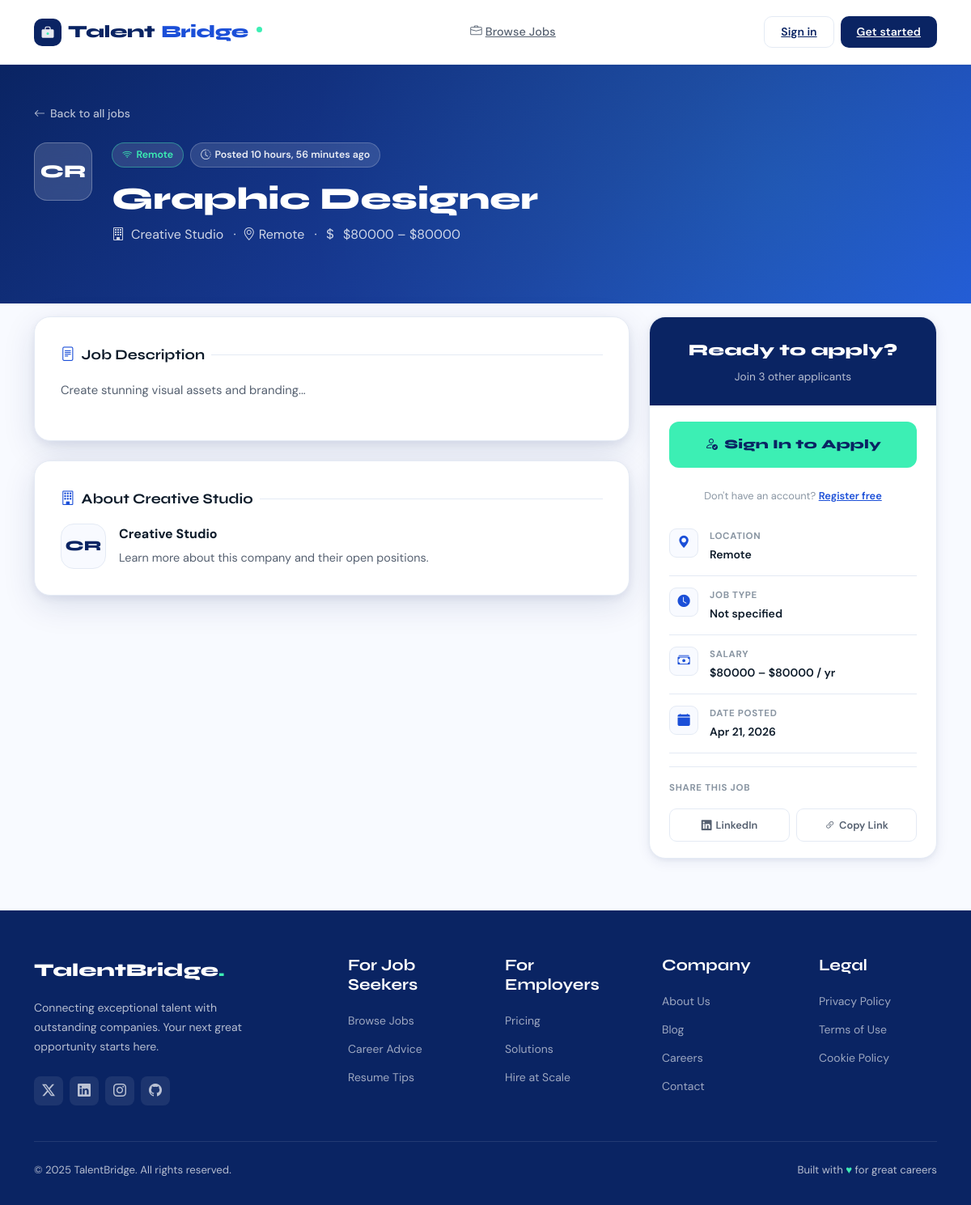
Page /job/8/ on the committed database.
### jobs/models.py (models this page shows, shortened)
class Job(models.Model):
    JOB_TYPE_CHOICES = [
        ("full_time", "Full-time"),
        ("part_time", "Part-time"),
        ("contract", "Contract"),
        ("freelance", "Freelance"),
        ("internship", "Internship"),
    ]
    EXPERIENCE_LEVEL_CHOICES = [
        ("entry", "Entry Level"),
        ("mid", "Mid Level"),
        ("senior", "Senior"),
        ("lead", "Lead / Manager"),
    ]
    title = models.CharField(max_length=200)
    description = models.TextField()
    company = models.CharField(max_length=100)
    location = models.CharField(max_length=100)
    job_type = models.CharField(max_length=20, choices=JOB_TYPE_CHOICES, blank=True)
    category = models.ForeignKey(Category, on_delete=models.SET_NULL, null=True, blank=True)
    experience_level = models.CharField(
        max_length=20, choices=EXPERIENCE_LEVEL_CHOICES, blank=True
    )
    is_remote = models.BooleanField(default=False)
    salary_min = models.DecimalField(max_digits=10, decimal_places=2, null=True, blank=True)
    salary_max = models.DecimalField(max_digits=10, decimal_places=2, null=True, blank=True)
    deadline = models.DateField(null=True, blank=True)
    requirements = models.TextField(blank=True)
    benefits = models.TextField(blank=True)
    salary = models.DecimalField(max_digits=10, decimal_places=2, null=True, blank=True)
    posted_by = models.ForeignKey(User, on_delete=models.CASCADE)
    created_at = models.DateTimeField(auto_now_add=True)
    updated_at = models.DateTimeField(auto_now=True)

### jobs/views.py (the view)
# urls.py: path('job/<int:pk>/', views.job_detail, name='job_detail'),
def job_detail(request, pk):
    job = get_object_or_404(Job, pk=pk)
    has_applied = False
    if request.user.is_authenticated:
        has_applied = Application.objects.filter(job=job, applicant=request.user).exists()
    return render(
        request,
        "jobs/job_detail.html",
        {"job": job, "has_applied": has_applied, "already_applied": has_applied},
    )

### jobs/templates/jobs/job_detail.html (shortened to what this page needs)
{% extends 'base.html' %}
{% block page_header %}
<div class="job-hero">
    <div class="container position-relative">
        <a href="{% url 'job_list' %}" class="back-link">
            <i class="bi bi-arrow-left"></i>Back to all jobs
        </a>
        <div class="d-flex align-items-start gap-4">
            <div class="company-logo-lg">{{ job.company|slice:":2"|upper }}</div>
            <div class="flex-grow-1">
                <div class="d-flex flex-wrap gap-2 mb-3">
                    {% if job.is_remote %}
                    <span class="hero-badge" style="border-color:rgba(60,239,180,0.4);color:var(--accent);"><i class="bi bi-wifi"></i>Remote</span>
                    {% endif %}
                    <span class="hero-badge"><i class="bi bi-clock-history"></i>Posted {{ job.created_at|timesince }} ago</span>
                </div>
                <h1 style="font-size:clamp(1.6rem,4vw,2.4rem);font-weight:800;color:#fff;margin-bottom:8px;line-height:1.2;">
                    {{ job.title }}
                </h1>
                <div style="color:rgba(255,255,255,0.8);font-size:1rem;">
                    <i class="bi bi-building me-2"></i>{{ job.company }}
                    {% if job.location %}
                    <span class="mx-2">·</span><i class="bi bi-geo-alt me-1"></i>{{ job.location }}
                    {% endif %}
                    {% if job.salary_min or job.salary_max %}
                    <span class="mx-2">·</span><i class="bi bi-currency-dollar me-1"></i>
                    {% if job.salary_min %}${{ job.salary_min|floatformat:0 }}{% endif %}
                    {% if job.salary_min and job.salary_max %} – {% endif %}
                    {% if job.salary_max %}${{ job.salary_max|floatformat:0 }}{% endif %}
                    {% endif %}
                </div>
            </div>
        </div>
    </div>
</div>
{% endblock %}
{% block content %}
<div class="detail-container">
    <div class="row g-4">
        <div class="col-lg-8">
            <div class="detail-card animate-in">
                <div class="detail-card-inner">
                    <div class="section-heading">
                        <i class="bi bi-file-text" style="color:var(--primary-light);"></i>
                        Job Description
                    </div>
                    <div class="job-description-body">
                        {{ job.description|linebreaks }}
                    </div>
                </div>
            </div>
            <div class="detail-card animate-in animate-delay-2 mt-4">
                <div class="detail-card-inner">
                    <div class="section-heading">
                        <i class="bi bi-building" style="color:var(--primary-light);"></i>
                        About {{ job.company }}
                    </div>
                    <div class="d-flex align-items-start gap-3">
                        <div class="company-logo-lg" style="width:56px;height:56px;font-size:1.1rem;background:var(--surface);color:var(--primary);border:1.5px solid var(--border);">
                            {{ job.company|slice:":2"|upper }}
                        </div>
                        <div>
                            <div style="font-weight:700;font-size:1rem;margin-bottom:4px;">{{ job.company }}</div>
                            <p style="color:var(--text-secondary);font-size:0.9rem;line-height:1.7;margin-bottom:0;">
                                {{ job.company_description|default:"Learn more about this company and their open positions." }}
                            </p>
                        </div>
                    </div>
                </div>
            </div>
        </div>
        <div class="col-lg-4">
            <div class="apply-sidebar animate-in animate-delay-1">
                <div class="apply-sidebar-header">
                    <div style="font-family:'Syne',sans-serif;font-weight:800;font-size:1.25rem;color:#fff;margin-bottom:6px;">
                        {% if user.is_authenticated and user.profile.is_employer and user != job.posted_by %}
                          Job overview
                        {% else %}
                          Ready to apply?
                        {% endif %}
                    </div>
                    <div style="color:rgba(255,255,255,0.7);font-size:0.85rem;">
                        {% if user.is_authenticated and user.profile.is_employer and user != job.posted_by %}
                          {{ job.created_at|date:"M d, Y" }} · {{ job.location|default:"Location not specified" }}
                        {% else %}
                          Join {{ job.applications.count }} other applicant{% if job.applications.count != 1 %}s{% endif %}
                        {% endif %}
                    </div>
                </div>
                <div class="sidebar-meta">
                    {% if user.is_authenticated %}
                        {% if user == job.posted_by %}
                            <div class="applied-notice mb-4" style="background:#EFF6FF;border-color:#93C5FD;color:#1E40AF;">
                                <i class="bi bi-info-circle me-2"></i>
                                You posted this job
                            </div>
                        {% elif has_applied or already_applied %}
                            <div class="applied-notice mb-4">
                                <i class="bi bi-check-circle-fill me-2" style="font-size:1.1rem;"></i>
                                <div style="font-weight:700;margin-bottom:4px;">Application Submitted!</div>
                                <div style="font-size:0.825rem;opacity:0.8;">We'll notify you of any updates.</div>
                            </div>
                        {% elif not user.profile.is_employer %}
                            <a href="{% url 'apply_for_job' job.pk %}" class="btn-apply-main mb-4">
                                <i class="bi bi-send me-2"></i>Apply Now
                            </a>
                        {% endif %}
                    {% else %}
                        <a href="{% url 'login' %}?next={{ request.path }}" class="btn-apply-main mb-4">
                            <i class="bi bi-person-check me-2"></i>Sign In to Apply
                        </a>
                        <div style="text-align:center;font-size:0.8rem;color:var(--text-muted);margin-bottom:16px;">
                            Don't have an account? <a href="{% url 'register' %}" style="color:var(--primary-light);font-weight:600;">Register free</a>
                        </div>
                    {% endif %}
                    <div class="sidebar-meta-item">
                        <div class="meta-icon"><i class="bi bi-geo-alt-fill"></i></div>
                        <div><div class="meta-label">Location</div><div class="meta-value">{{ job.location|default:"Not specified" }}</div></div>
                    </div>
                    <div class="sidebar-meta-item">
                        <div class="meta-icon"><i class="bi bi-clock-fill"></i></div>
                        <div><div class="meta-label">Job Type</div><div class="meta-value">{{ job.get_job_type_display|default:"Not specified" }}</div></div>
                    </div>
                    {% if job.salary_min or job.salary_max %}
                    <div class="sidebar-meta-item">
                        <div class="meta-icon"><i class="bi bi-cash-stack"></i></div>
                        <div>
                            <div class="meta-label">Salary</div>
                            <div class="meta-value">
                                {% if job.salary_min %}${{ job.salary_min|floatformat:0 }}{% endif %}
                                {% if job.salary_min and job.salary_max %} – {% endif %}
                                {% if job.salary_max %}${{ job.salary_max|floatformat:0 }}{% endif %}
                                / yr
                            </div>
                        </div>
                    </div>
                    {% endif %}
                    <div class="sidebar-meta-item">
                        <div class="meta-icon"><i class="bi bi-calendar-fill"></i></div>
                        <div><div class="meta-label">Date Posted</div><div class="meta-value">{{ job.created_at|date:"M d, Y" }}</div></div>
                    </div>
                    <div style="margin-top:16px;padding-top:16px;border-top:1.5px solid var(--border);">
                        <div class="meta-label mb-3">Share This Job</div>
                        <div style="display:flex;gap:8px;">
                            <a href="https://www.linkedin.com/shareArticle?url={{ request.build_absolute_uri }}" target="_blank"
                               style="flex:1;display:flex;align-items:center;justify-content:center;gap:5px;padding:9px;border:1.5px solid var(--border);border-radius:9px;color:var(--text-secondary);text-decoration:none;font-size:0.8rem;font-weight:600;transition:all 0.2s;"
                               onmouseover="this.style.borderColor='#0077B5';this.style.color='#0077B5'" onmouseout="this.style.borderColor='var(--border)';this.style.color='var(--text-secondary)'">
                                <i class="bi bi-linkedin"></i>LinkedIn
                            </a>
                            <button onclick="navigator.clipboard.writeText(window.location.href);alert('Link copied!')"
                               style="flex:1;display:flex;align-items:center;justify-content:center;gap:5px;padding:9px;border:1.5px solid var(--border);border-radius:9px;color:var(--text-secondary);background:white;cursor:pointer;font-size:0.8rem;font-weight:600;transition:all 0.2s;"
                               onmouseover="this.style.borderColor='var(--primary-light)';this.style.color='var(--primary-light)'" onmouseout="this.style.borderColor='var(--border)';this.style.color='var(--text-secondary)'">
                                <i class="bi bi-link-45deg"></i>Copy Link
                            </button>
                        </div>
                    </div>
                </div>
            </div>
        </div>
    </div>
</div>
{% endblock %}

### jobsite/templates/base.html (style rules this page uses)
:root { --primary: #0a2463; --primary-light: #1b4fd8; --accent: #3cefb4; --accent-warm: #ff6b35; --surface: #f8faff; --surface-card: #ffffff; --text-primary: #0d1b2a; --text-secondary: #556070; --text-muted: #8a96a3; --border: #e4eaf4; --border-focus: #1b4fd8; --shadow-sm: 0 1px 3px rgba(10, 36, 99, 0.06), 0 1px 2px rgba(10, 36, 99, 0.04); --shadow-md: 0 4px 16px rgba(10, 36, 99, 0.08), 0 2px 6px rgba(10, 36, 99, 0.05); --shadow-lg: 0 12px 40px rgba(10, 36, 99, 0.12), 0 4px 12px rgba(10, 36, 99, 0.07); --radius: 12px; --radius-lg: 20px; --nav-height: 80px; }
* { box-sizing: border-box; }
body { font-family: "DM Sans", sans-serif; font-size: 15px; line-height: 1.65; color: var(--text-primary); background: var(--surface); min-height: 100vh; display: flex; flex-direction: column; }
h1, h2, h3, h4, h5, h6, .font-display { font-family: "Syne", sans-serif; }
.animate-in { animation: fadeInUp 0.45s ease both; }
.animate-delay-1 { animation-delay: 0.05s; }
.animate-delay-2 { animation-delay: 0.1s; }

### jobs/templates/jobs/job_detail.html (style rules this page uses)
.back-link { display: inline-flex; align-items: center; gap: 6px; color: rgba(255,255,255,0.7); text-decoration: none; font-size: 0.875rem; font-weight: 500; transition: color 0.2s; margin-bottom: 24px; }
.job-hero { background: linear-gradient(135deg, var(--primary) 0%, #1B3FA0 60%, #2255D8 100%); padding: 48px 0 72px; position: relative; overflow: hidden; }
.job-hero::before { content: ''; position: absolute; inset: 0; background-image: radial-gradient(circle at 80% 50%, rgba(60,239,180,0.1) 0%, transparent 60%); pointer-events: none; }
.company-logo-lg { width: 72px; height: 72px; border-radius: 16px; background: rgba(255,255,255,0.15); backdrop-filter: blur(10px); border: 1.5px solid rgba(255,255,255,0.25); display: flex; align-items: center; justify-content: center; font-family: 'Syne', sans-serif; font-weight: 800; font-size: 1.4rem; color: #fff; flex-shrink: 0; }
.hero-badge { display: inline-flex; align-items: center; gap: 5px; background: rgba(255,255,255,0.12); border: 1px solid rgba(255,255,255,0.2); border-radius: 20px; padding: 4px 12px; font-size: 0.775rem; font-weight: 600; color: rgba(255,255,255,0.9); backdrop-filter: blur(8px); }
.detail-container { margin-top: -48px; }
.detail-card { background: #fff; border: 1.5px solid var(--border); border-radius: var(--radius-lg); overflow: hidden; box-shadow: var(--shadow-lg); }
.detail-card-inner { padding: 32px; }
.apply-sidebar { background: #fff; border: 1.5px solid var(--border); border-radius: var(--radius-lg); overflow: hidden; box-shadow: var(--shadow-md); position: sticky; top: calc(var(--nav-height) + 20px); }
.apply-sidebar-header { background: var(--primary); padding: 24px; text-align: center; }
.btn-apply-main { display: block; background: var(--accent); color: var(--primary) !important; text-align: center; text-decoration: none; font-family: 'Syne', sans-serif; font-weight: 800; font-size: 1rem; padding: 15px; border-radius: 12px; transition: all 0.2s ease; letter-spacing: 0.01em; }
.sidebar-meta { padding: 20px 24px; }
.sidebar-meta-item { display: flex; align-items: flex-start; gap: 14px; padding: 14px 0; border-bottom: 1px solid var(--border); }
.meta-icon { width: 36px; height: 36px; background: var(--surface); border: 1px solid var(--border); border-radius: 9px; display: flex; align-items: center; justify-content: center; color: var(--primary-light); font-size: 0.95rem; flex-shrink: 0; }
.meta-label { font-size: 0.72rem; font-weight: 700; letter-spacing: 0.06em; text-transform: uppercase; color: var(--text-muted); margin-bottom: 2px; }
.meta-value { font-size: 0.875rem; font-weight: 600; color: var(--text-primary); }
.section-heading { font-family: 'Syne', sans-serif; font-weight: 700; font-size: 1.1rem; color: var(--text-primary); margin-bottom: 16px; display: flex; align-items: center; gap: 8px; }
.section-heading::after { content: ''; flex: 1; height: 1px; background: var(--border); }
.job-description-body { font-size: 0.925rem; line-height: 1.8; color: var(--text-secondary); }
.job-description-body p { margin-bottom: 16px; }

### rows in the picture
Job: company "CR", created_at "10 hours, 56 minutes", title "Graphic Designer", company "Creative Studio", location "Remote", salary_min "80000", salary_max "80000", description "Create stunning visual assets and branding...", applications.count "3", job_type "Not specified", created_at "Apr 21, 2026"
